Frame 1 (no input): blank canvas, image omitted
Frame 60 (no input): blank canvas, image omitted
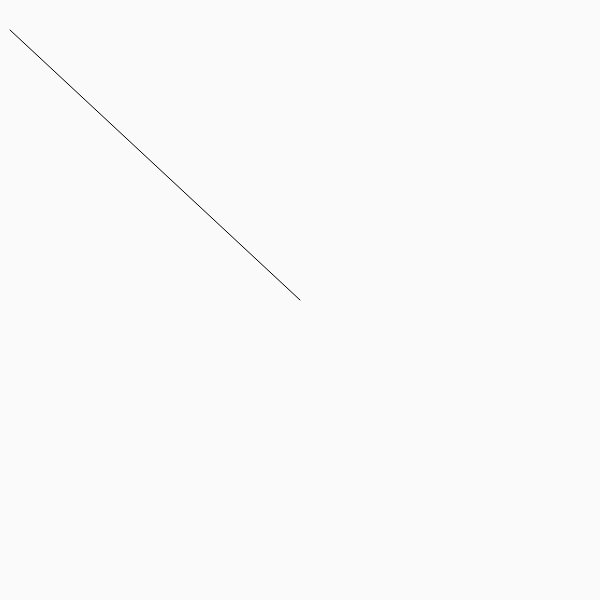
Frame 120 (the mouse pressed at the canvas centre since frame 60)

The p5.js sketch whose frames 1 and 60 were blank and that drew this single picture after the mouse press (run headless with seeded random() and noise() and a simulated clock; from frame 60 on, the mouse is pressed at the canvas centre):

// p5.js sketch
// ── sketch.js
/* Using the mouse assignment part 2
Madhusha Kulanathan
17/10/2018*/

//variable setup
var r1=30;
var r2=20;
var r3= 10;
var r4= 40;

//page setup
function setup() {
createCanvas(600, 600);

}

// Draw line
function draw() {
background(250);
line(mouseX,mouseY,r3,r1);
  }
